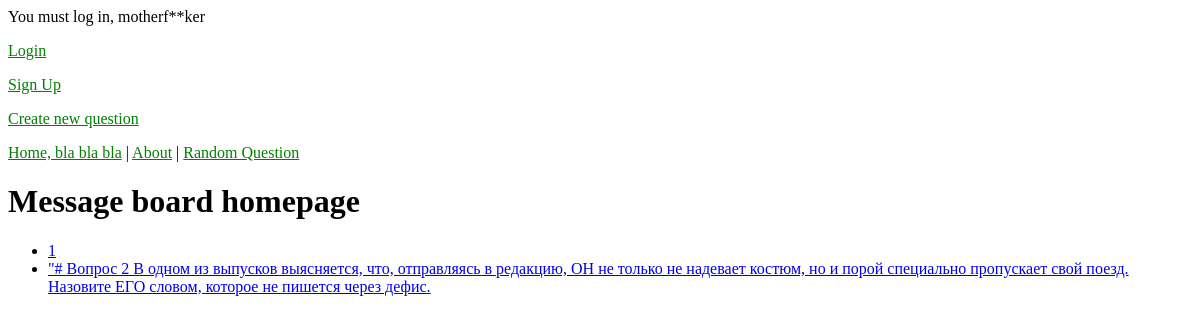
Before: / with the older database file.
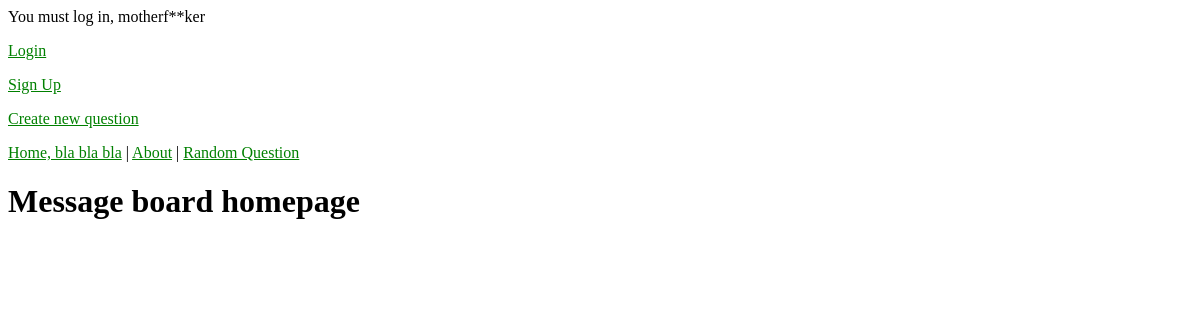
After: the same page with the newer database file.
### question_packages/models.py (models this page shows, shortened)
class Questions(models.Model):
    pack_id = models.ForeignKey(QuestionPackage, on_delete=models.CASCADE)
    pack_name = models.TextField()
    question_id = models.TextField(primary_key=True)
    question_text = models.TextField()
    is_image = models.BooleanField()
    photo = models.ImageField(upload_to='photos/%Y/%M/%D/', blank=True)
    answer = models.TextField()

### question_packages/views.py (the view)
# urls.py: path('', views.HomePageView.as_view(), name='home'),
class HomePageView(ListView):
    model = Questions
    template_name = 'home.html'

### templates/home.html
{% extends 'base.html' %}
{% block content%}
<h1>Message board homepage</h1>
<ul>
{% for post in object_list %}
<li><a href="{% url 'single_question' post.pk %}">{{ post.question_text }}</li>
{% endfor %}
</ul>
{% endblock%}

### templates/base.html (shortened to what this page needs)
{% load static %}
<head>
    <link rel="stylesheet" href="{% static 'css/base.css'%}">
<header>
    {% if user.is_authenticated %}
    <p> Hi, {{ user.username}}</p>
    <p><a href="{% url 'logout' %}" > Logout </a></p>
        {% else%}
        <p> You must log in, motherf**ker</p>
    <p><a href="{% url 'login' %}"> Login </a></p>
    <p><a href="{% url 'signup' %}"> Sign Up </a></p>
        {% endif %}
<p> <a href = "{% url 'create_question' %}"> Create new question </a> </p>
<a href="{% url 'home' %}">Home, bla bla bla</a> | <a href="{% url 'about' %}">About</a> |  <a href="{% url 'random_question' %}">Random Question</a>
</header>
{% block content %}
{% endblock %}

### static/css/base.css (style rules this page uses)
header a { color: green; size: 25px; }

Changed rows visible on the page:
removed Questions: question_text "1"
removed Questions: question_text "\"# Вопрос 2 В одном из выпусков выясняется, что, отправляясь в редакцию, ОН не только не надевает костюм, но и порой специально пропускает свой поезд. Назовите ЕГО словом, которое не пишется через дефис."
